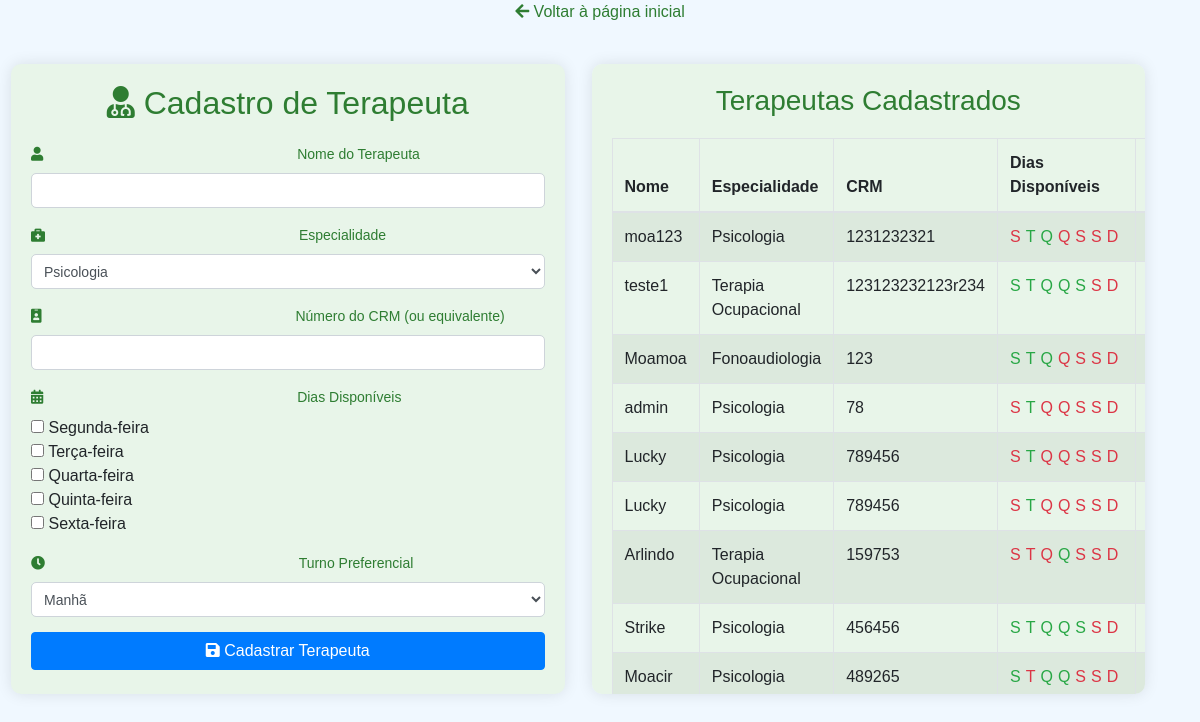
Page /cadastro_terapeuta.php on the committed database.
### tables this page shows
CREATE TABLE IF NOT EXISTS `terapeutas` (
  `id` int(11) NOT NULL AUTO_INCREMENT,
  `nome` varchar(100) NOT NULL,
  `especialidade` varchar(100) NOT NULL,
  `dias_disponiveis` varchar(100) NOT NULL,
  `turnos_disponiveis` varchar(100) NOT NULL,
  `numero_crm` varchar(50) DEFAULT NULL,
  PRIMARY KEY (`id`)
);

### cadastro_terapeuta.php (the view, shortened to what this page needs)
<?php
include('db_connect.php');
$sql = "SELECT nome, especialidade, numero_crm, dias_disponiveis, turnos_disponiveis FROM terapeutas";
$result = $conn->query($sql);
?>
<!DOCTYPE html>
<html lang="pt-BR">
<head>
    <link rel="stylesheet" href="https://stackpath.bootstrapcdn.com/bootstrap/4.5.2/css/bootstrap.min.css">
    <link rel="stylesheet" href="https://cdnjs.cloudflare.com/ajax/libs/font-awesome/5.15.4/css/all.min.css">
</head>
<body>
<header>
    <a href="index.php"><i class="fas fa-arrow-left"></i> Voltar à página inicial</a>
</header>
<div class="row">
    <div class="container">
        <h2><i class="fas fa-user-md"></i> Cadastro de Terapeuta</h2>
        <form action="cadastro_terapeuta.php" method="POST">
            <div class="form-group">
                <label for="nome"><i class="fas fa-user"></i> Nome do Terapeuta</label>
                <input type="text" class="form-control" id="nome" name="nome" required>
            </div>
            <div class="form-group">
                <label for="especialidade"><i class="fas fa-briefcase-medical"></i> Especialidade</label>
                <select class="form-control" id="especialidade" name="especialidade">
                    <option value="Psicologia">Psicologia</option>
                </select>
            </div>
            <div class="form-group">
                <label for="numero_crm"><i class="fas fa-id-badge"></i> Número do CRM (ou equivalente)</label>
                <input type="text" class="form-control" id="numero_crm" name="numero_crm" required>
            </div>
            <div class="form-group">
                <label for="dias_disponiveis"><i class="fas fa-calendar-alt"></i> Dias Disponíveis</label><br>
                <input type="checkbox" name="dias_disponiveis[]" value="Segunda-feira"> Segunda-feira<br>
                <input type="checkbox" name="dias_disponiveis[]" value="Terça-feira"> Terça-feira<br>
                <input type="checkbox" name="dias_disponiveis[]" value="Quarta-feira"> Quarta-feira<br>
                <input type="checkbox" name="dias_disponiveis[]" value="Quinta-feira"> Quinta-feira<br>
                <input type="checkbox" name="dias_disponiveis[]" value="Sexta-feira"> Sexta-feira<br>
            </div>
            <div class="form-group">
                <label for="turnos_disponiveis"><i class="fas fa-clock"></i> Turno Preferencial</label>
                <select class="form-control" id="turnos_disponiveis" name="turnos_disponiveis">
                    <option value="Manhã">Manhã</option>
                </select>
            </div>
            <button type="submit" class="btn btn-primary"><i class="fas fa-save"></i> Cadastrar Terapeuta</button>
        </form>
    </div>
    <div class="therapist-list">
        <h3>Terapeutas Cadastrados</h3>
        <table class="table table-striped table-bordered">
            <thead>
                <tr>
                    <th>Nome</th>
                    <th>Especialidade</th>
                    <th>CRM</th>
                    <th>Dias Disponíveis</th>
                    <th>Turno</th>
                </tr>
            </thead>
            <tbody>
                <?php
                if ($result->num_rows > 0) {
                    while($row = $result->fetch_assoc()) {
                        echo "<tr>";
                        echo "<td>" . $row["nome"] . "</td>";
                        echo "<td>" . $row["especialidade"] . "</td>";
                        echo "<td>" . $row["numero_crm"] . "</td>";
                        $dias_disponiveis = explode(', ', $row["dias_disponiveis"]);
                        echo "<td>";
                        $dias = ['S', 'T', 'Q', 'Q', 'S', 'S', 'D'];
                        $nomes_dias = ['Segunda-feira', 'Terça-feira', 'Quarta-feira', 'Quinta-feira', 'Sexta-feira', 'Sábado', 'Domingo'];
                        foreach ($nomes_dias as $index => $dia) {
                            $classe = in_array($dia, $dias_disponiveis) ? 'available-day' : 'unavailable-day';
                            echo "<span class='day-icon $classe'>" . $dias[$index] . "</span>";
                        }
                        echo "</td>";
                        echo "<td>" . $row["turnos_disponiveis"] . "</td>";
                        echo "</tr>";
                    }
                } else {
                    echo "<tr><td colspan='6'>Nenhum terapeuta cadastrado.</td></tr>";
                }
                ?>
            </tbody>
        </table>
    </div>
</div>
</body>
</html>

### cadastro_terapeuta.php (style rules this page uses)
body { background-color: #f0f8ff; font-family: Arial, sans-serif; }
.container, .therapist-list { background-color: #e8f5e9; padding: 20px; border-radius: 10px; box-shadow: 0 0 15px rgba(0, 0, 0, 0.1); width: 45%; }
.therapist-list { margin-right: 70px; max-height: 630px; overflow-y: auto; }
h2, h3 { text-align: center; color: #2e7d32; margin-bottom: 20px; }
.form-group { margin-bottom: 15px; }
.form-control { padding: 8px; font-size: 14px; border-radius: 5px; }
label { font-size: 14px; color: #2e7d32; }
button { width: 100%; padding: 10px; background-color: #2e7d32; border: none; color: white; border-radius: 5px; font-size: 16px; cursor: pointer; transition: background-color 0.3s; }
.form-group i { margin-right: 250px; color: #2e7d32; }
header { text-align: center; margin-bottom: 20px; }
header a { text-decoration: none; font-size: 16px; color: #2e7d32; }
.row { display: flex; justify-content: center; gap: 1px; padding-top: 20px; }
.table { width: 100%; margin-bottom: 1rem; color: #212529; background-color: #e8f5e9; }
.table th, .table td { padding: 0.75rem; vertical-align: top; border-top: 1px solid #dee2e6; }
.table thead th { vertical-align: bottom; border-bottom: 2px solid #dee2e6; }
.table-striped tbody tr:nth-of-type(odd) { background-color: rgba(0, 0, 0, 0.05); }
.day-icon { margin-right: 5px; font-size: 16px; }
.available-day { color: #28a745; }
.unavailable-day { color: #dc3545; }

### rows in the picture
terapeutas: nome "moa123", especialidade "Psicologia", numero_crm "1231232321", index "S", index "T", index "Q", index "D"
terapeutas: nome "teste1", especialidade "Terapia Ocupacional", numero_crm "123123232123r234", index "S", index "T", index "Q", index "D"
terapeutas: nome "Moamoa", especialidade "Fonoaudiologia", numero_crm "123", index "S", index "T", index "Q", index "D"
terapeutas: nome "admin", especialidade "Psicologia", numero_crm "78", index "S", index "T", index "Q", index "D"
terapeutas: nome "Lucky", especialidade "Psicologia", numero_crm "789456", index "S", index "T", index "Q", index "D"
terapeutas: nome "Lucky", especialidade "Psicologia", numero_crm "789456", index "S", index "T", index "Q", index "D"
terapeutas: nome "Arlindo", especialidade "Terapia Ocupacional", numero_crm "159753", index "S", index "T", index "Q", index "D"
terapeutas: nome "Strike", especialidade "Psicologia", numero_crm "456456", index "S", index "T", index "Q", index "D"
terapeutas: nome "Moacir", especialidade "Psicologia", numero_crm "489265", index "S", index "T", index "Q", index "D"
